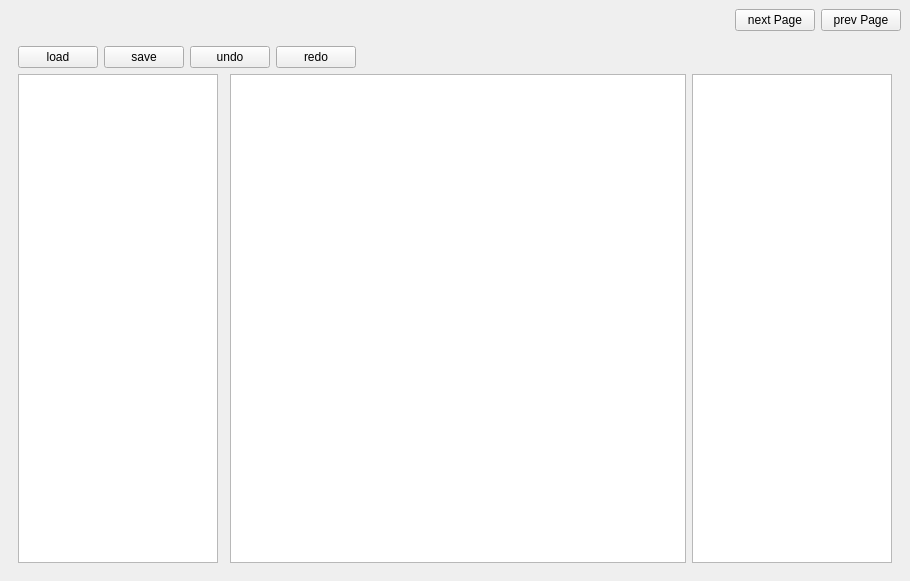
<?xml version="1.0" encoding="UTF-8"?>
<ui version="4.0">
 <class>fileSelector</class>
 <widget class="QMainWindow" name="fileSelector">
  <property name="geometry">
   <rect>
    <x>0</x>
    <y>0</y>
    <width>910</width>
    <height>581</height>
   </rect>
  </property>
  <property name="windowTitle">
   <string>fileSelector</string>
  </property>
  <widget class="QWidget" name="mainLayout">
   <layout class="QVBoxLayout" name="verticalLayout_3">
    <item>
     <layout class="QHBoxLayout" name="staticMenu">
      <item>
       <spacer name="horizontalSpacer">
        <property name="orientation">
         <enum>Qt::Horizontal</enum>
        </property>
        <property name="sizeHint" stdset="0">
         <size>
          <width>40</width>
          <height>20</height>
         </size>
        </property>
       </spacer>
      </item>
      <item>
       <widget class="QPushButton" name="pushButton_2">
        <property name="text">
         <string>next Page</string>
        </property>
       </widget>
      </item>
      <item>
       <widget class="QPushButton" name="pushButton">
        <property name="text">
         <string>prev Page</string>
        </property>
       </widget>
      </item>
     </layout>
    </item>
    <item>
     <widget class="QStackedWidget" name="screenSwitch">
      <property name="currentIndex">
       <number>3</number>
      </property>
      <widget class="QWidget" name="fileSelect">
       <layout class="QHBoxLayout" name="horizontalLayout_9">
        <item>
         <widget class="QTreeView" name="treeView"/>
        </item>
       </layout>
      </widget>
      <widget class="QWidget" name="apkEditor">
       <layout class="QHBoxLayout" name="horizontalLayout_8">
        <item>
         <layout class="QVBoxLayout" name="verticalLayout">
          <item>
           <layout class="QHBoxLayout" name="horizontalLayout_3">
            <item>
             <widget class="QPushButton" name="Build">
              <property name="text">
               <string>Build</string>
              </property>
             </widget>
            </item>
            <item>
             <widget class="QPushButton" name="pushButton_3">
              <property name="text">
               <string>Add Atomic</string>
              </property>
             </widget>
            </item>
            <item>
             <widget class="QPushButton" name="pushButton_4">
              <property name="text">
               <string>Add Compozit</string>
              </property>
             </widget>
            </item>
            <item>
             <spacer name="horizontalSpacer_3">
              <property name="orientation">
               <enum>Qt::Horizontal</enum>
              </property>
              <property name="sizeHint" stdset="0">
               <size>
                <width>40</width>
                <height>20</height>
               </size>
              </property>
             </spacer>
            </item>
            <item>
             <widget class="QLabel" name="label">
              <property name="text">
               <string>Zoom</string>
              </property>
             </widget>
            </item>
            <item>
             <widget class="QSlider" name="horizontalSlider">
              <property name="sizePolicy">
               <sizepolicy hsizetype="Fixed" vsizetype="Fixed">
                <horstretch>0</horstretch>
                <verstretch>0</verstretch>
               </sizepolicy>
              </property>
              <property name="orientation">
               <enum>Qt::Horizontal</enum>
              </property>
             </widget>
            </item>
           </layout>
          </item>
          <item>
           <widget class="QGraphicsView" name="apkView"/>
          </item>
         </layout>
        </item>
       </layout>
      </widget>
      <widget class="QWidget" name="compoziteEditor">
       <layout class="QHBoxLayout" name="horizontalLayout_6">
        <item>
         <layout class="QVBoxLayout" name="verticalLayout_2">
          <item>
           <layout class="QHBoxLayout" name="horizontalLayout_10">
            <item>
             <widget class="QPushButton" name="pushButton_5">
              <property name="text">
               <string>Add atomic</string>
              </property>
             </widget>
            </item>
            <item>
             <widget class="QPushButton" name="pushButton_6">
              <property name="text">
               <string>Add compozit</string>
              </property>
             </widget>
            </item>
            <item>
             <spacer name="horizontalSpacer_4">
              <property name="orientation">
               <enum>Qt::Horizontal</enum>
              </property>
              <property name="sizeHint" stdset="0">
               <size>
                <width>40</width>
                <height>20</height>
               </size>
              </property>
             </spacer>
            </item>
            <item>
             <widget class="QLabel" name="label_2">
              <property name="text">
               <string>Zoom</string>
              </property>
             </widget>
            </item>
            <item>
             <widget class="QSlider" name="horizontalSlider_2">
              <property name="sizePolicy">
               <sizepolicy hsizetype="Fixed" vsizetype="Fixed">
                <horstretch>0</horstretch>
                <verstretch>0</verstretch>
               </sizepolicy>
              </property>
              <property name="orientation">
               <enum>Qt::Horizontal</enum>
              </property>
             </widget>
            </item>
           </layout>
          </item>
          <item>
           <layout class="QHBoxLayout" name="horizontalLayout_7">
            <item>
             <widget class="QListView" name="listView_3">
              <property name="maximumSize">
               <size>
                <width>200</width>
                <height>16777215</height>
               </size>
              </property>
             </widget>
            </item>
            <item>
             <widget class="QGraphicsView" name="compoziteView"/>
            </item>
            <item>
             <widget class="QListView" name="listView_4">
              <property name="maximumSize">
               <size>
                <width>200</width>
                <height>16777215</height>
               </size>
              </property>
             </widget>
            </item>
           </layout>
          </item>
         </layout>
        </item>
       </layout>
      </widget>
      <widget class="QWidget" name="atomEditor">
       <layout class="QHBoxLayout" name="horizontalLayout">
        <item>
         <layout class="QVBoxLayout" name="verticalLayout_4">
          <item>
           <layout class="QHBoxLayout" name="horizontalLayout_2">
            <item>
             <widget class="QPushButton" name="load">
              <property name="text">
               <string>load</string>
              </property>
             </widget>
            </item>
            <item>
             <widget class="QPushButton" name="save">
              <property name="text">
               <string>save</string>
              </property>
             </widget>
            </item>
            <item>
             <widget class="QPushButton" name="undo">
              <property name="text">
               <string>undo</string>
              </property>
             </widget>
            </item>
            <item>
             <widget class="QPushButton" name="redo">
              <property name="text">
               <string>redo</string>
              </property>
             </widget>
            </item>
            <item>
             <spacer name="horizontalSpacer_2">
              <property name="orientation">
               <enum>Qt::Horizontal</enum>
              </property>
              <property name="sizeHint" stdset="0">
               <size>
                <width>40</width>
                <height>20</height>
               </size>
              </property>
             </spacer>
            </item>
           </layout>
          </item>
          <item>
           <layout class="QHBoxLayout" name="horizontalLayout_5">
            <item>
             <widget class="QListView" name="listView">
              <property name="maximumSize">
               <size>
                <width>200</width>
                <height>16777215</height>
               </size>
              </property>
             </widget>
            </item>
            <item>
             <widget class="QWidget" name="lineNums" native="true"/>
            </item>
            <item>
             <widget class="QPlainTextEdit" name="plainTextEdit"/>
            </item>
            <item>
             <widget class="QListView" name="listView_2">
              <property name="maximumSize">
               <size>
                <width>200</width>
                <height>16777215</height>
               </size>
              </property>
             </widget>
            </item>
           </layout>
          </item>
         </layout>
        </item>
       </layout>
      </widget>
     </widget>
    </item>
   </layout>
  </widget>
 </widget>
 <resources/>
 <connections/>
</ui>
